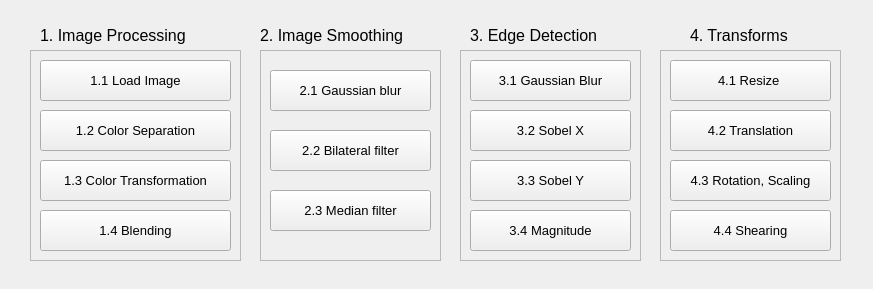
<?xml version="1.0" encoding="UTF-8"?>
<ui version="4.0">
 <class>window</class>
 <widget class="QWidget" name="window">
  <property name="geometry">
   <rect>
    <x>0</x>
    <y>0</y>
    <width>873</width>
    <height>289</height>
   </rect>
  </property>
  <property name="font">
   <font>
    <family>標楷體</family>
    <pointsize>11</pointsize>
   </font>
  </property>
  <property name="windowTitle">
   <string>Main Window</string>
  </property>
  <widget class="QFrame" name="frame">
   <property name="geometry">
    <rect>
     <x>30</x>
     <y>50</y>
     <width>211</width>
     <height>211</height>
    </rect>
   </property>
   <property name="frameShape">
    <enum>QFrame::StyledPanel</enum>
   </property>
   <property name="frameShadow">
    <enum>QFrame::Sunken</enum>
   </property>
   <widget class="QPushButton" name="btn1_1">
    <property name="geometry">
     <rect>
      <x>10</x>
      <y>10</y>
      <width>191</width>
      <height>41</height>
     </rect>
    </property>
    <property name="font">
     <font>
      <family>Arial</family>
      <pointsize>10</pointsize>
     </font>
    </property>
    <property name="text">
     <string>1.1 Load Image</string>
    </property>
   </widget>
   <widget class="QPushButton" name="btn1_2">
    <property name="geometry">
     <rect>
      <x>10</x>
      <y>60</y>
      <width>191</width>
      <height>41</height>
     </rect>
    </property>
    <property name="font">
     <font>
      <family>Arial</family>
      <pointsize>10</pointsize>
     </font>
    </property>
    <property name="text">
     <string>1.2 Color Separation</string>
    </property>
   </widget>
   <widget class="QPushButton" name="btn1_3">
    <property name="geometry">
     <rect>
      <x>10</x>
      <y>110</y>
      <width>191</width>
      <height>41</height>
     </rect>
    </property>
    <property name="font">
     <font>
      <family>Arial</family>
      <pointsize>10</pointsize>
     </font>
    </property>
    <property name="text">
     <string>1.3 Color Transformation</string>
    </property>
   </widget>
   <widget class="QPushButton" name="btn1_4">
    <property name="geometry">
     <rect>
      <x>10</x>
      <y>160</y>
      <width>191</width>
      <height>41</height>
     </rect>
    </property>
    <property name="font">
     <font>
      <family>Arial</family>
      <pointsize>10</pointsize>
     </font>
    </property>
    <property name="text">
     <string>1.4 Blending</string>
    </property>
   </widget>
  </widget>
  <widget class="QLabel" name="label">
   <property name="geometry">
    <rect>
     <x>40</x>
     <y>20</y>
     <width>211</width>
     <height>31</height>
    </rect>
   </property>
   <property name="font">
    <font>
     <family>Arial</family>
     <pointsize>12</pointsize>
    </font>
   </property>
   <property name="text">
    <string>1. Image Processing</string>
   </property>
  </widget>
  <widget class="QLabel" name="label_2">
   <property name="geometry">
    <rect>
     <x>260</x>
     <y>20</y>
     <width>181</width>
     <height>31</height>
    </rect>
   </property>
   <property name="font">
    <font>
     <family>Arial</family>
     <pointsize>12</pointsize>
    </font>
   </property>
   <property name="text">
    <string>2. Image Smoothing</string>
   </property>
  </widget>
  <widget class="QFrame" name="frame_2">
   <property name="geometry">
    <rect>
     <x>260</x>
     <y>50</y>
     <width>181</width>
     <height>211</height>
    </rect>
   </property>
   <property name="frameShape">
    <enum>QFrame::StyledPanel</enum>
   </property>
   <property name="frameShadow">
    <enum>QFrame::Sunken</enum>
   </property>
   <widget class="QPushButton" name="btn2_1">
    <property name="geometry">
     <rect>
      <x>10</x>
      <y>20</y>
      <width>161</width>
      <height>41</height>
     </rect>
    </property>
    <property name="font">
     <font>
      <family>Arial</family>
      <pointsize>10</pointsize>
     </font>
    </property>
    <property name="text">
     <string>2.1 Gaussian blur</string>
    </property>
   </widget>
   <widget class="QPushButton" name="btn2_2">
    <property name="geometry">
     <rect>
      <x>10</x>
      <y>80</y>
      <width>161</width>
      <height>41</height>
     </rect>
    </property>
    <property name="font">
     <font>
      <family>Arial</family>
      <pointsize>10</pointsize>
     </font>
    </property>
    <property name="text">
     <string>2.2 Bilateral filter</string>
    </property>
   </widget>
   <widget class="QPushButton" name="btn2_3">
    <property name="geometry">
     <rect>
      <x>10</x>
      <y>140</y>
      <width>161</width>
      <height>41</height>
     </rect>
    </property>
    <property name="font">
     <font>
      <family>Arial</family>
      <pointsize>10</pointsize>
     </font>
    </property>
    <property name="text">
     <string>2.3 Median filter</string>
    </property>
   </widget>
  </widget>
  <widget class="QFrame" name="frame_3">
   <property name="geometry">
    <rect>
     <x>460</x>
     <y>50</y>
     <width>181</width>
     <height>211</height>
    </rect>
   </property>
   <property name="frameShape">
    <enum>QFrame::StyledPanel</enum>
   </property>
   <property name="frameShadow">
    <enum>QFrame::Sunken</enum>
   </property>
   <widget class="QPushButton" name="btn3_1">
    <property name="geometry">
     <rect>
      <x>10</x>
      <y>10</y>
      <width>161</width>
      <height>41</height>
     </rect>
    </property>
    <property name="font">
     <font>
      <family>Arial</family>
      <pointsize>10</pointsize>
     </font>
    </property>
    <property name="text">
     <string>3.1 Gaussian Blur</string>
    </property>
   </widget>
   <widget class="QPushButton" name="btn3_2">
    <property name="geometry">
     <rect>
      <x>10</x>
      <y>60</y>
      <width>161</width>
      <height>41</height>
     </rect>
    </property>
    <property name="font">
     <font>
      <family>Arial</family>
      <pointsize>10</pointsize>
     </font>
    </property>
    <property name="text">
     <string>3.2 Sobel X</string>
    </property>
   </widget>
   <widget class="QPushButton" name="btn3_3">
    <property name="geometry">
     <rect>
      <x>10</x>
      <y>110</y>
      <width>161</width>
      <height>41</height>
     </rect>
    </property>
    <property name="font">
     <font>
      <family>Arial</family>
      <pointsize>10</pointsize>
     </font>
    </property>
    <property name="text">
     <string>3.3 Sobel Y</string>
    </property>
   </widget>
   <widget class="QPushButton" name="btn3_4">
    <property name="geometry">
     <rect>
      <x>10</x>
      <y>160</y>
      <width>161</width>
      <height>41</height>
     </rect>
    </property>
    <property name="font">
     <font>
      <family>Arial</family>
      <pointsize>10</pointsize>
     </font>
    </property>
    <property name="text">
     <string>3.4 Magnitude</string>
    </property>
   </widget>
  </widget>
  <widget class="QLabel" name="label_3">
   <property name="geometry">
    <rect>
     <x>470</x>
     <y>20</y>
     <width>181</width>
     <height>31</height>
    </rect>
   </property>
   <property name="font">
    <font>
     <family>Arial</family>
     <pointsize>12</pointsize>
    </font>
   </property>
   <property name="text">
    <string>3. Edge Detection</string>
   </property>
  </widget>
  <widget class="QLabel" name="label_4">
   <property name="geometry">
    <rect>
     <x>690</x>
     <y>20</y>
     <width>181</width>
     <height>31</height>
    </rect>
   </property>
   <property name="font">
    <font>
     <family>Arial</family>
     <pointsize>12</pointsize>
    </font>
   </property>
   <property name="text">
    <string>4. Transforms</string>
   </property>
  </widget>
  <widget class="QFrame" name="frame_4">
   <property name="geometry">
    <rect>
     <x>660</x>
     <y>50</y>
     <width>181</width>
     <height>211</height>
    </rect>
   </property>
   <property name="frameShape">
    <enum>QFrame::StyledPanel</enum>
   </property>
   <property name="frameShadow">
    <enum>QFrame::Sunken</enum>
   </property>
   <widget class="QPushButton" name="btn4_1">
    <property name="geometry">
     <rect>
      <x>10</x>
      <y>10</y>
      <width>161</width>
      <height>41</height>
     </rect>
    </property>
    <property name="font">
     <font>
      <family>Arial</family>
      <pointsize>10</pointsize>
     </font>
    </property>
    <property name="text">
     <string>4.1 Resize </string>
    </property>
   </widget>
   <widget class="QPushButton" name="btn4_2">
    <property name="geometry">
     <rect>
      <x>10</x>
      <y>60</y>
      <width>161</width>
      <height>41</height>
     </rect>
    </property>
    <property name="font">
     <font>
      <family>Arial</family>
      <pointsize>10</pointsize>
     </font>
    </property>
    <property name="text">
     <string>4.2 Translation</string>
    </property>
   </widget>
   <widget class="QPushButton" name="btn4_3">
    <property name="geometry">
     <rect>
      <x>10</x>
      <y>110</y>
      <width>161</width>
      <height>41</height>
     </rect>
    </property>
    <property name="font">
     <font>
      <family>Arial</family>
      <pointsize>10</pointsize>
     </font>
    </property>
    <property name="text">
     <string>4.3 Rotation, Scaling</string>
    </property>
   </widget>
   <widget class="QPushButton" name="btn4_4">
    <property name="geometry">
     <rect>
      <x>10</x>
      <y>160</y>
      <width>161</width>
      <height>41</height>
     </rect>
    </property>
    <property name="font">
     <font>
      <family>Arial</family>
      <pointsize>10</pointsize>
     </font>
    </property>
    <property name="text">
     <string>4.4 Shearing</string>
    </property>
   </widget>
  </widget>
 </widget>
 <resources/>
 <connections/>
</ui>
